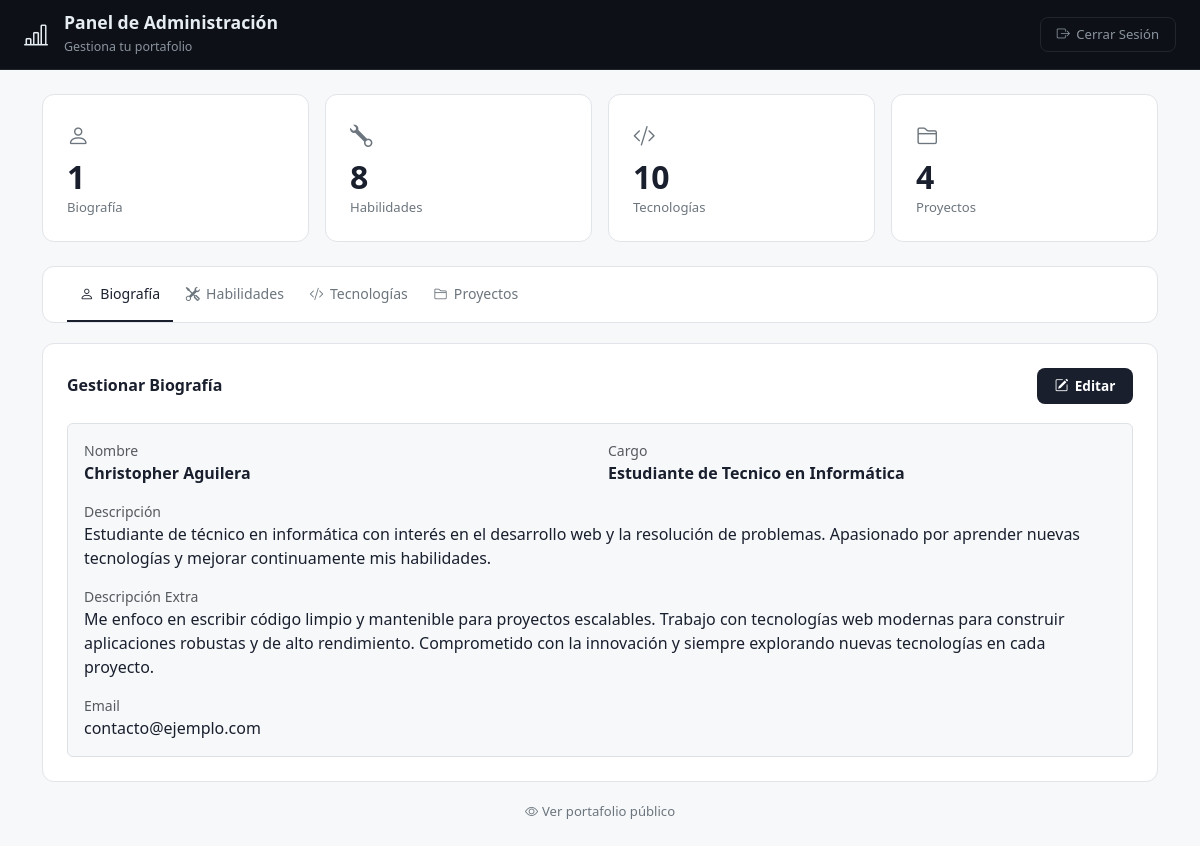
The page /admin/index.php (signed in) on the database as committed earlier.
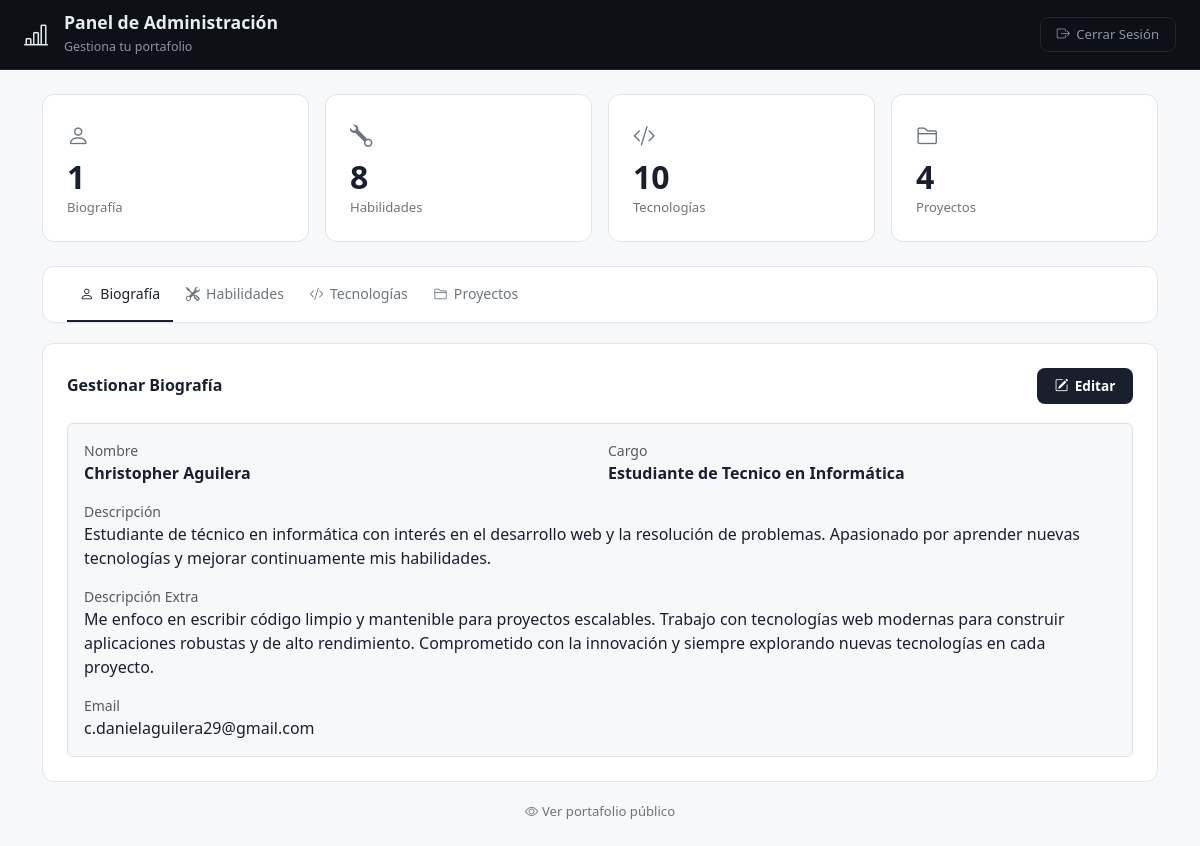
The same page on the database as committed later.
### tables this page shows
CREATE TABLE IF NOT EXISTS biografia (
    id              INT AUTO_INCREMENT PRIMARY KEY,
    nombre          VARCHAR(100) NOT NULL DEFAULT 'Christopher Aguilera',
    cargo           VARCHAR(100) DEFAULT 'Estudiante de Tecnico en Informática',
    descripcion     TEXT,
    descripcion_extra TEXT,
    foto            VARCHAR(255) DEFAULT NULL,
    email           VARCHAR(150) DEFAULT 'c.danielaguilera29@gmail.com',
    updated_at      TIMESTAMP DEFAULT CURRENT_TIMESTAMP ON UPDATE CURRENT_TIMESTAMP
);

### admin/index.php (the view, shortened to what the changed rows need)
<?php
$db = getDB();
$bio   = $db->query("SELECT * FROM biografia LIMIT 1")->fetch();
?>
<!DOCTYPE html>
<html lang="es">
<head>
    <link rel="stylesheet" href="https://cdn.jsdelivr.net/npm/bootstrap@5.3.8/dist/css/bootstrap.min.css"/>
    <link rel="stylesheet" href="https://cdn.jsdelivr.net/npm/bootstrap-icons@1.11.3/font/bootstrap-icons.min.css"/>
    <link rel="stylesheet" href="../assets/css/style.css"/>
</head>
<body class="admin-body">
<div class="container py-4">
    <div class="tab-content">
        <div class="tab-pane fade show active" id="tab-bio">
            <div class="admin-content-panel">
                <?php if ($bio): ?>
                <div class="p-3 border rounded" style="background:var(--light-alt);">
                    <div class="row g-3">
                        <div class="col-md-6">
                            <small class="text-muted d-block">Nombre</small>
                            <strong><?= htmlspecialchars($bio['nombre']) ?></strong>
                        </div>
                        <div class="col-md-6">
                            <small class="text-muted d-block">Cargo</small>
                            <strong><?= htmlspecialchars($bio['cargo']) ?></strong>
                        </div>
                        <div class="col-12">
                            <small class="text-muted d-block">Descripción</small>
                            <span><?= htmlspecialchars($bio['descripcion'] ?? '') ?></span>
                        </div>
                        <div class="col-12">
                            <small class="text-muted d-block">Descripción Extra</small>
                            <span><?= htmlspecialchars($bio['descripcion_extra'] ?? '') ?></span>
                        </div>
                        <div class="col-md-6">
                            <small class="text-muted d-block">Email</small>
                            <span><?= htmlspecialchars($bio['email'] ?? '') ?></span>
                        </div>
                    </div>
                </div>
                <?php else: ?>
                <div class="p-3 border rounded text-muted" style="background:var(--light-alt);">
                    Aquí podrás editar tu información personal, foto de perfil y descripción profesional.
                </div>
                <?php endif; ?>
            </div>
        </div>
    </div>
</div>
</body>
</html>

Rows that differ between the two databases and show on the page:
changed biografia "Christopher Aguilera": email "contacto@ejemplo.com" → "c.danielaguilera29@gmail.com"
